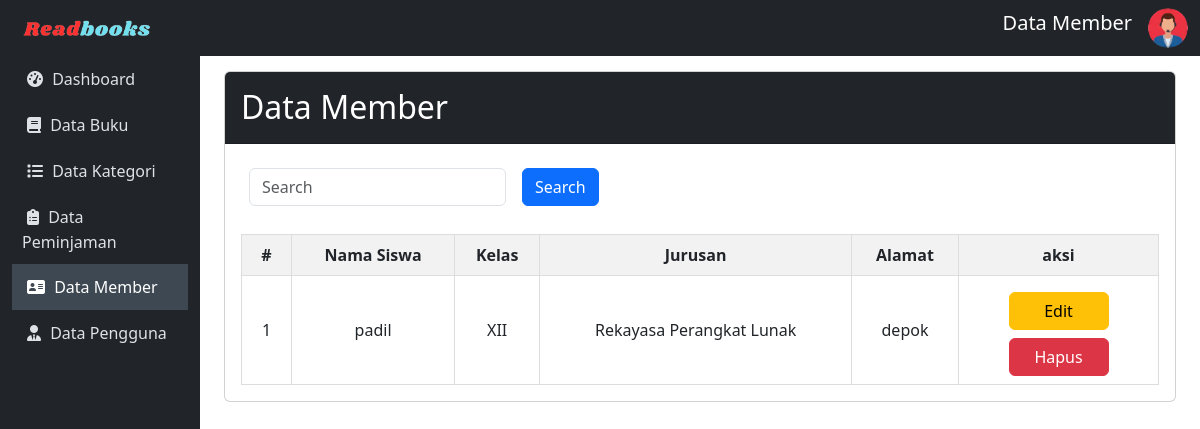
Page /admin/member/data-member.php on the committed database.
### tables this page shows
CREATE TABLE `member` (
  `nisn` varchar(50) NOT NULL,
  `nama` varchar(50) NOT NULL,
  `password` varchar(50) NOT NULL,
  `kelas` varchar(50) NOT NULL,
  `jurusan` varchar(50) NOT NULL,
  `alamat` varchar(50) NOT NULL
);

### config/config.php (called while the page is built, shortened)
<?php
$host = "127.0.0.1";
$username = "root";
$password = "";
$database_name = "ukk_padil";
$connection = mysqli_connect($host, $username, $password, $database_name);
function queryReadData($dataKategori)
{
  global $connection;
  $result = mysqli_query($connection, $dataKategori);
  $items = [];
  while ($item = mysqli_fetch_assoc($result)) {
    $items[] = $item;
  }
  return $items;
}
?>

### admin/member/data-member.php (the view, shortened to what this page needs)
<?php
include "../../config/config.php";
$datasiswa = queryReadData("SELECT * FROM member order by nama, jurusan, kelas ASC");
?>
<!DOCTYPE html>
<html lang="en">
<head>
    <link href="https://cdn.jsdelivr.net/npm/bootstrap@5.3.2/dist/css/bootstrap.min.css" rel="stylesheet">
</head>
<body>
    <nav class="navbar navbar-expand-lg navbar-dark sticky-top">
        <div class="container-fluid">
            <a class="navbar-brand" href="index.php"><img src="../../assets/readbook.png" width="150px"></a>
            <div class="collapse navbar-collapse" id="mynavbar">
                <ul class="navbar-nav ms-auto">
                    <li class="nav-item">
                        <span class="navbar-brand text-center">Data Member</span>
                    </li>
                    <li class="nav-item">
                        <i id="profile-icon" class="bi bi-person-circle text-light" data-bs-toggle="dropdown">
                            <img src="../../assets/adminLogo.png" alt="Avatar Logo" style="width:40px;" class="rounded-pill"></i>
                    </li>
                </ul>
            </div>
        </div>
    </nav>
    <div class="container-fluid">
        <div class="row">
            <nav id="sidebar" class="col-md-3 col-lg-2 d-md-block position-fixed vh-100">
                <div class="position-sticky">
                    <ul class="nav flex-column">
                        <li class="nav-item">
                            <a class="nav-link" href="../index.php">
                               <i class="fa fa-dashboard" style="margin: 5px;"></i>
                                Dashboard
                            </a>
                        </li>
                        <li class="nav-item">
                            <a class="nav-link" href="../buku/data-buku.php">
                            <i class="fa fa-book" style="margin: 5px;"></i>
                                Data Buku
                            </a>
                        </li>
                        <li class="nav-item">
                            <a class="nav-link" href="../kategori/data-kategori.php">
                            <i class="fa fa-list" style="margin: 5px;"></i>
                                Data Kategori
                            </a>
                        </li>
                        <li class="nav-item">
                            <a class="nav-link" href="../peminjaman/data-peminjaman.php">
                            <i class="fas fa-clipboard-list" style="margin: 5px;"></i>
                                Data Peminjaman
                            </a>
                        </li>
                        <li class="nav-item">
                            <a class="nav-link active" href="data-member.php">
                            <i class="fa fa-address-card" style="margin: 5px;"></i>
                                Data Member
                            </a>
                        </li>
                        <li class="nav-item">
                            <a class="nav-link" href="../akun/pengguna.php">
                            <i class="fas fa-user-tie" style="margin: 5px;"></i>
                                Data Pengguna
                            </a>
                        </li>
                    </ul>
                </div>
            </nav>
            <main id="content" class="col-md-9 ms-sm-auto col-lg-10 px-md-4">
                <div class="card">
                <div class="card-header bg-dark text-white">
                        <h2 class="mt-2">Data Member</h2>
                    </div>
                    <div class="card-body scrollable-card">
                        <form class="d-flex" action="" method="post">
                            <div style="display: flex;">
                                <input class="form-control m-2" type="text" name="keyword" id="keyword" placeholder="Search">
                                <button class="btn btn-primary m-2" type="submit" name="search">Search</button>
                            </div>
                        </form>
                        <table>
                            <thead>
                                <tr>
                                    <th style="width:50px;">#</th>
                                    <th>Nama Siswa</th>
                                    <th>Kelas</th>
                                    <th>Jurusan</th>
                                    <th>Alamat</th>
                                    <th style="width:200px;">aksi</th>
                                </tr>
                            </thead>
                            <tbody>
                                <?php
                                $no = 1;
                                foreach ($datasiswa as $item) :
                                ?>
                                    <tr>
                                        <td style="width:50px;"><?= $no++; ?></td>
                                        <td><?= $item["nama"]; ?></td>
                                        <td><?= $item["kelas"]; ?></td>
                                        <td><?= $item["jurusan"]; ?></td>
                                        <td><?= $item["alamat"]; ?></td>
                                        <td style="width:200px;">
                                            <div>
                                            <a href="editMember.php?nisn=<?= $item['nisn'];?>" Class="btn btn-warning mt-2" style="width:100px;">Edit</a>
                                            </div>
                                            <div>
                                            <a href="deleteMember.php?nisn=<?= $item['nisn']; ?>" Class="btn btn-danger mt-2" style="width:100px;" onclick="return confirm('Apakah Member dengan Nama <?= $item['nama']; ?> ingin anda hapus?');">Hapus</a>
                                        </div>
                                    </td>
                                    </tr>
                                <?php endforeach; ?>
                            </tbody>
                        </table>
                    </div>
                </div>
            </main>
        </div>
    </div>
</body>
</html>

### admin/member/data-member.php (style rules this page uses)
body { font-family: 'Segoe UI', Tahoma, Geneva, Verdana, sans-serif; }
#sidebar { background-color: #212529; color: #fff; }
#content { transition: margin-left 0.5s; padding: 15px; }
.navbar { background-color: #212529; }
.navbar-brand { color: #fff; }
.nav-link { padding: 10px; text-decoration: none; color: #dee2e6; transition: background-color 0.3s, color 0.3s; }
.nav-link.active { background-color: #3d4852; color: #fff; }
table { width: 100%; border-collapse: collapse; margin-top: 20px; }
th, td { border: 1px solid #ddd; padding: 8px; text-align: center; }
th { background-color: #f2f2f2; }
.scrollable-card { max-height: 600px; overflow-y: auto; }

### rows in the picture
member: nama "padil", kelas "XII", jurusan "Rekayasa Perangkat Lunak", alamat "depok"
